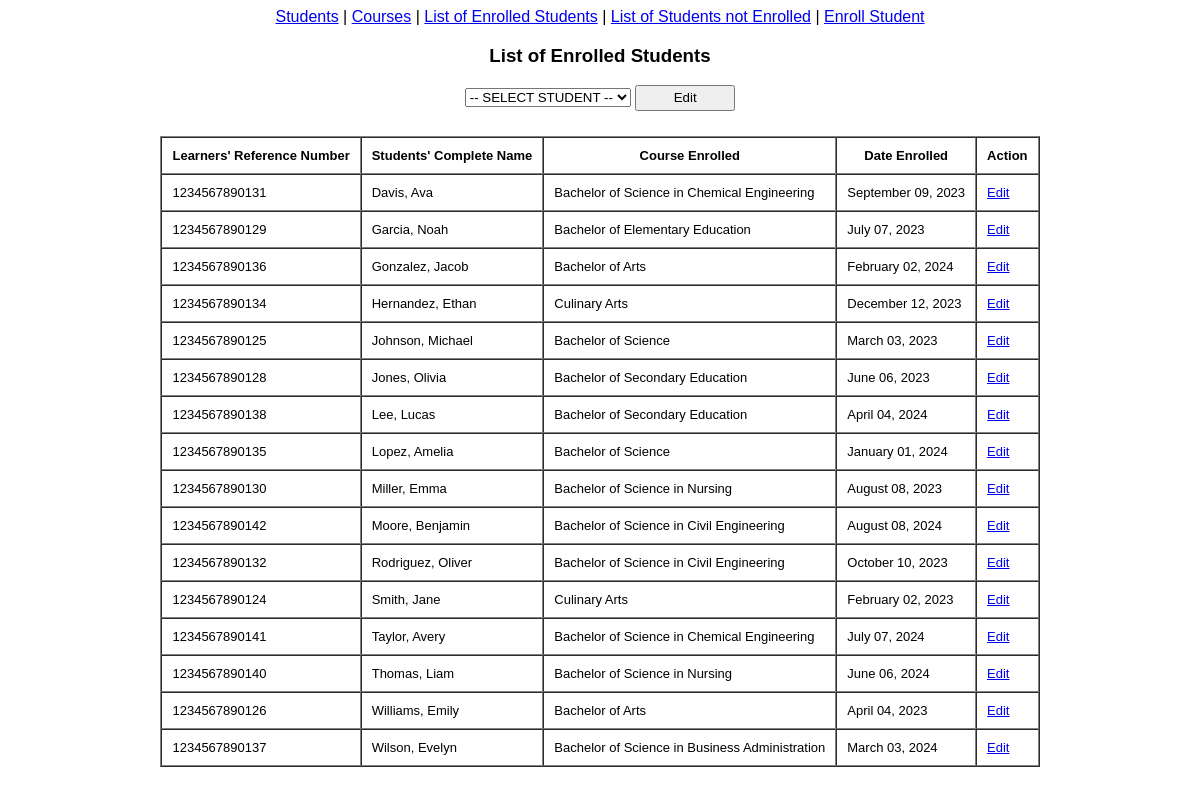
Page /htdocs/list_of_enrolled_students.php on the committed database.
### tables this page shows
CREATE TABLE `students_courses` (
  `students_courses_id` int(11) NOT NULL,
  `lrn` bigint(20) NOT NULL,
  `course_code` varchar(40) NOT NULL,
  `date_enrolled` datetime DEFAULT NULL
);

CREATE TABLE `students` (
  `lrn` bigint(20) NOT NULL,
  `lastname` varchar(40) NOT NULL,
  `firstname` varchar(100) NOT NULL,
  `middlename` varchar(100) DEFAULT NULL,
  `extension_name` varchar(100) DEFAULT NULL,
  `birthdate` date NOT NULL,
  `filepath` varchar(255) DEFAULT NULL,
  `uploaded_on` timestamp NOT NULL DEFAULT CURRENT_TIMESTAMP
);

CREATE TABLE `courses` (
  `course_code` varchar(40) NOT NULL,
  `description` varchar(100) DEFAULT NULL
);

### htdocs/list_of_enrolled_students.php (the view, shortened to what this page needs)
<?php
    include("header.php");
?>
    <h3> List of Enrolled Students </h3>
    <form method="post">
        <select name='student_list'>
            <option value=""> -- SELECT STUDENT --</option>
        </select>
        <button type="submit" name="edit_student_dropdown" style="width:100px">Edit</button>
    </form>
    <table border="1" cellspacing="0" cellpadding="10">
        <tr>
            <th>Learners' Reference Number</th>
            <th>Students' Complete Name</th>
            <th>Course Enrolled</th>
            <th>Date Enrolled</th>
            <th>Action</th>
        </tr>
        <?php
            $sql = "SELECT * FROM students_courses
                INNER JOIN students ON students_courses.lrn = students.lrn
                INNER JOIN courses ON  students_courses.course_code = courses.course_code
                ORDER BY students.lastname ASC
            ";
            $query = mysqli_query($connection, $sql);
            while($result = mysqli_fetch_assoc($query)) {
                echo "<tr>";
                echo "<td>" . $result['lrn'] . "</td>";
                echo "<td>{$result['lastname']}, {$result['firstname']}</td>";
                echo "<td>{$result['description']}</td>";
                echo "<td>" . date("F d, Y", strtotime($result['date_enrolled'])) . "</td>";
                echo "<td><a href='edit_enrolled_student.php?lrn={$result['lrn']}' target='_blank'>Edit</a></td>";
                echo "</tr>";
            }
        ?>
    </table>
    </center>
</body>
</html>

### htdocs/header.php (style rules this page uses)
* { font-family:Verdana, Geneva, Tahoma, sans-serif; }
table { margin-top:25px; }
th,td { font-size: 13px; }
input[type=date], button { line-height: 20px; }
input,input[type=date], button { width: 98%; }

### rows in the picture
students_courses: lrn.lrn "1234567890131", lrn.lastname "Davis", lrn.firstname "Ava", course_code.description "Bachelor of Science in Chemical Engineering", date_enrolled "September 09, 2023"
students_courses: lrn.lrn "1234567890129", lrn.lastname "Garcia", lrn.firstname "Noah", course_code.description "Bachelor of Elementary Education", date_enrolled "July 07, 2023"
students_courses: lrn.lrn "1234567890136", lrn.lastname "Gonzalez", lrn.firstname "Jacob", course_code.description "Bachelor of Arts", date_enrolled "February 02, 2024"
students_courses: lrn.lrn "1234567890134", lrn.lastname "Hernandez", lrn.firstname "Ethan", course_code.description "Culinary Arts", date_enrolled "December 12, 2023"
students_courses: lrn.lrn "1234567890125", lrn.lastname "Johnson", lrn.firstname "Michael", course_code.description "Bachelor of Science", date_enrolled "March 03, 2023"
students_courses: lrn.lrn "1234567890128", lrn.lastname "Jones", lrn.firstname "Olivia", course_code.description "Bachelor of Secondary Education", date_enrolled "June 06, 2023"
students_courses: lrn.lrn "1234567890138", lrn.lastname "Lee", lrn.firstname "Lucas", course_code.description "Bachelor of Secondary Education", date_enrolled "April 04, 2024"
students_courses: lrn.lrn "1234567890135", lrn.lastname "Lopez", lrn.firstname "Amelia", course_code.description "Bachelor of Science", date_enrolled "January 01, 2024"
students_courses: lrn.lrn "1234567890130", lrn.lastname "Miller", lrn.firstname "Emma", course_code.description "Bachelor of Science in Nursing", date_enrolled "August 08, 2023"
students_courses: lrn.lrn "1234567890142", lrn.lastname "Moore", lrn.firstname "Benjamin", course_code.description "Bachelor of Science in Civil Engineering", date_enrolled "August 08, 2024"
students_courses: lrn.lrn "1234567890132", lrn.lastname "Rodriguez", lrn.firstname "Oliver", course_code.description "Bachelor of Science in Civil Engineering", date_enrolled "October 10, 2023"
students_courses: lrn.lrn "1234567890124", lrn.lastname "Smith", lrn.firstname "Jane", course_code.description "Culinary Arts", date_enrolled "February 02, 2023"
students_courses: lrn.lrn "1234567890141", lrn.lastname "Taylor", lrn.firstname "Avery", course_code.description "Bachelor of Science in Chemical Engineering", date_enrolled "July 07, 2024"
students_courses: lrn.lrn "1234567890140", lrn.lastname "Thomas", lrn.firstname "Liam", course_code.description "Bachelor of Science in Nursing", date_enrolled "June 06, 2024"
students_courses: lrn.lrn "1234567890126", lrn.lastname "Williams", lrn.firstname "Emily", course_code.description "Bachelor of Arts", date_enrolled "April 04, 2023"
students_courses: lrn.lrn "1234567890137", lrn.lastname "Wilson", lrn.firstname "Evelyn", course_code.description "Bachelor of Science in Business Administration", date_enrolled "March 03, 2024"
